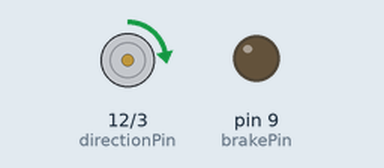
Simulated run of this sketch. Board: Arduino Uno, built with avr-gcc and run on an emulated ATmega328P. On the bench: direction and speed pins drawn as motors (green arrow = direction pin HIGH = forward, orange = LOW = backward, longer = more drive), output pins drawn as LEDs (lit = HIGH).

Above: at 1.0 s.
At 5.0 s:
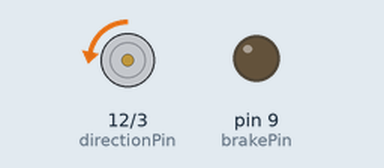
At 7.0 s:
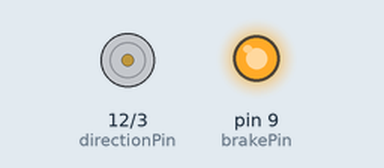
Timing chart, 0 to 10.4 s (numbered marks = the images above):
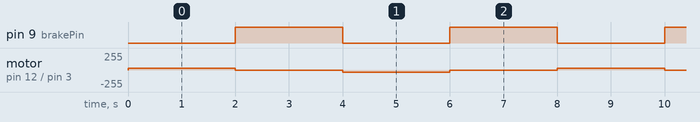

Measured:
- by itself, pin 9 (brakePin): alternates HIGH for 2.0 s and LOW for 2.0 s
- by itself, motor on pin 12 (directionPin) / pin 3 (pwmPin): repeats every 8.0 s: stopped 2.0 s, backward 30/255 2.0 s, stopped 2.0 s, forward 30/255 2.0 s

The sketch:

motor_shield_example.ino
```cpp
int directionPin = 12;
int pwmPin = 3;
int brakePin = 9;

//uncomment if using channel B, and remove above definitions
//int directionPin = 13;
//int pwmPin = 11;
//int brakePin = 8;

//boolean to switch direction
bool directionState;

void setup() {

//define pins
pinMode(directionPin, OUTPUT);
pinMode(pwmPin, OUTPUT);
pinMode(brakePin, OUTPUT);

}

void loop() {

//change direction every loop()
directionState = !directionState;

//write a low state to the direction pin (13)
if(directionState == false){
  digitalWrite(directionPin, LOW);
}

//write a high state to the direction pin (13)
else{
  digitalWrite(directionPin, HIGH);
}

//release breaks
digitalWrite(brakePin, LOW);

//set work duty for the motor
analogWrite(pwmPin, 30);

delay(2000);

//activate breaks
digitalWrite(brakePin, HIGH);

//set work duty for the motor to 0 (off)
analogWrite(pwmPin, 0);

delay(2000);
}
```
